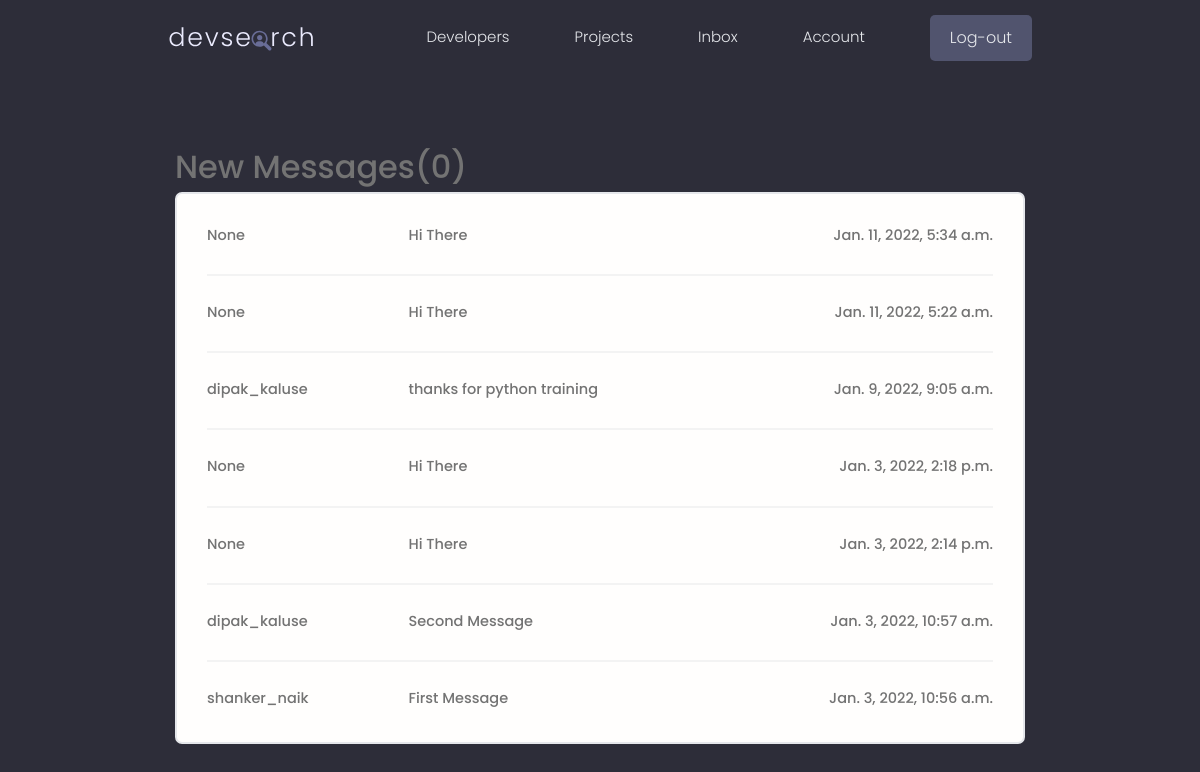
The page /inbox/ (signed in) on the database its author committed.
### users/models.py (models this page shows, shortened)
class Message(models.Model):
    sender = models.ForeignKey(Profile , on_delete=models.SET_NULL , null=True, blank=True)
    recipient = models.ForeignKey(Profile, on_delete=models.SET_NULL, blank=True, null=True, related_name="messages") #it should be table_column_fk
    name = models.CharField(max_length=200, null=True, blank=True)  #sender_name
    email = models.CharField(max_length=200, null=True, blank=True) # follow
    subject = models.CharField(max_length=200, null=True, blank=True)
    body = models.TextField()
    is_read = models.BooleanField(default=False, null=True)
    created = models.DateTimeField(auto_now_add=True)
    id = models.UUIDField(default=uuid.uuid4, unique=True,
                                     primary_key=True, editable=False)
    class Meta:
        ordering = ["is_read", "-created"]

class Profile(models.Model):
    user = models.OneToOneField(User, on_delete=models.CASCADE, blank=True, null=True)
    name = models.CharField(max_length=200, blank=True, null=True)
    username = models.CharField(max_length=200, blank=True, null=True)
    email = models.EmailField(max_length=500, blank=True, null=True)
    short_intro = models.CharField(max_length=500, blank=True,null=True)
    intro = models.TextField(max_length=500, blank=True,null=True)
    profile_image = models.ImageField(
        null = True, blank= True, upload_to = 'profiles/',default='profiles/user-default.png')
    location = models.CharField(max_length=200, blank=True, null=True)
    social_github = models.CharField(max_length=200, blank=True, null=True)
    social_twitter = models.CharField(max_length=200, blank=True, null=True)
    social_linkedin = models.CharField(max_length=200, blank=True, null=True)
    social_website = models.CharField(max_length=200, blank=True, null=True)
    social_stackoverflow = models.CharField(max_length=200, blank=True, null=True)
    created = models.DateTimeField(auto_now_add=True)
    id = models.UUIDField(default=uuid.uuid4, unique=True,
                                     primary_key=True, editable=False)
    def __str__(self) -> str:
        return str(self.user.username)
    class Meta:
        ordering = ["created"]

### users/views.py (the view)
# urls.py: path('inbox/', views.inbox, name="inbox"),
@login_required(login_url="login")
def inbox(request):
    profile = request.user.profile
    messageRequest = profile.messages.all()
    unreadCount = messageRequest.filter(is_read=False).count()
    context = {"messageRequests": messageRequest, "unreadCount": unreadCount}
    return render(request, "users/inbox.html", context)

### users/templates/users/inbox.html (shortened to what this page needs)
{% extends 'main.html' %}
{% block content%}
  <main class="inbox my-xl">
    <div class="content-box">
      <h3 class="">New Messages({{unreadCount}})</h3>
      <ul class="messages">
        {%for message in messageRequests%}
        {%if message.is_read%}
        <li class="message message--read">
          <a href="{% url 'view-message' message.id %}">
            <span class="message__author">{{message.sender}}</span>
            <span class="message__subject">{{message.subject}}</span>
            <span class="message__date">{{message.created}}</span>
          </a>
        </li>
        {%endif%}
        {%endfor%}
      </ul>
    </div>
  </main>
  {% endblock content%}

### static/styles/app.css (style rules this page uses)
:root { --color-sub: #2d2d39; }
.content-box { width: 95%; max-width: 85rem; margin: 0 auto; }
.inbox { height: 90vh; }
.messages { list-style: none; background: var(--color-white); padding: 0.5rem 3rem; border: 2px solid var(--color-light); border-radius: 0.7rem; }
.message { padding: 2.5rem 0; }
.message > a span { font-size: 1.45rem; font-weight: 500; }
.message:not(:last-child) { border-bottom: 2px solid var(--color-white-light); }
.message > a { display: flex; gap: 1rem; }
.message__author, .message__date { flex-basis: 25%; }
.message__subject { flex-basis: 50%; }
.message__date { text-align: right; }

### static/uikit/styles/modules/_variables.css (style rules this page uses)
:root { --color-main: #5aa5b9; --color-main-light: #e6faff; --color-sub: #3f4156; --color-sub-light: #51546e; --color-sub-lighter: #ededfd; --color-text: #737373; --color-gray: #8b8b8b; --color-light: #e5e7eb; --color-light-gray: #767676; --color-bg: #f8fafd; --color-white: #fffefd; --color-white-light: #f3f3f3; --color-success: #359e64; --color-success-bg: #def8e8; --color-error: #fc4b0b; --color-error-bg: #fff2ee; --font-base: 'Poppins', arial, helvetica, 'Segoe UI', roboto, ubuntu, sans-serif; --font-monospace: 'Fira Code', 'Courier New', courier, monospace; --font-regular: 300; --font-medium: 500; --font-bold: 700; --generic-shadow: 1px 1px 5px #00000010; --generic-transition: all 0.3s ease-in-out; }

### static/uikit/styles/modules/_base.css (style rules this page uses)
* { margin: 0; padding: 0; box-sizing: border-box; text-rendering: optimizeLegibility; color: inherit; font-size: inherit; }
html { font-size: 50%; }
@media only screen and (min-width: 480px) { html { font-size: 56.25%; } }
@media only screen and (min-width: 1200px) { html { font-size: 62.5%; } }
body { line-height: 1.6; font-weight: 400; font-size: 1.5rem; color: var(--color-text); background-color: var(--color-bg); min-height: 100vh; }

### static/uikit/styles/modules/_typography.css (style rules this page uses)
* { font-family: var(--font-base); }
h3 { font-size: 3.2rem; font-weight: var(--font-medium); }
p, span, strong { font-size: 1.6rem; color: var(--color-text); font-weight: var(--font-regular); }
a { padding-bottom: 2px; text-decoration: none; display: inline-block; color: var(--color-main); font-weight: var(--font-medium); }

### static/uikit/styles/modules/_utilities.css (style rules this page uses)
.my-xl { margin: 8rem auto; }

### rows shown on the page
Message: sender "None", subject "Hi There", created "Jan. 11, 2022, 5:34 a.m."
Message: sender "None", subject "Hi There", created "Jan. 11, 2022, 5:22 a.m."
Message: sender "dipak_kaluse", subject "thanks for python training", created "Jan. 9, 2022, 9:05 a.m."
Message: sender "None", subject "Hi There", created "Jan. 3, 2022, 2:18 p.m."
Message: sender "None", subject "Hi There", created "Jan. 3, 2022, 2:14 p.m."
Message: sender "dipak_kaluse", subject "Second Message", created "Jan. 3, 2022, 10:57 a.m."
Message: sender "shanker_naik", subject "First Message", created "Jan. 3, 2022, 10:56 a.m."

### other values the page prints
{{ unreadCount }} "0"
